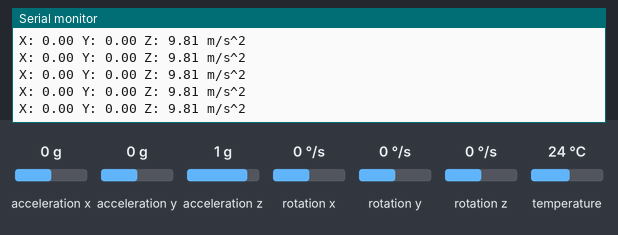
A sketch run on a simulated Arduino Uno, built with avr-gcc and run on an emulated ATmega328P. On the bench: the last lines printed to the serial monitor. The inputs (shaded band) are chosen by the test bench; at power-on: acceleration x 0 g, acceleration y 0 g, acceleration z 1 g, rotation x 0 °/s, rotation y 0 °/s, rotation z 0 °/s, temperature 24 °C.

Above: at 1.2 s.
1.3 s: acceleration x set to -1.4 g
At 1.59 s:
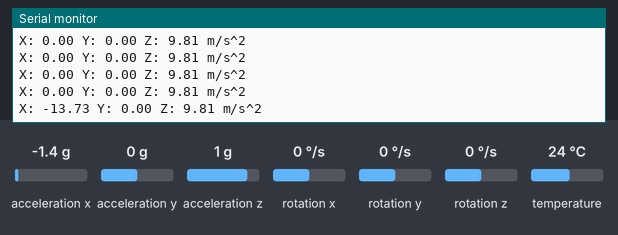
2.8 s: acceleration y set to -1.4 g
At 2.81 s:
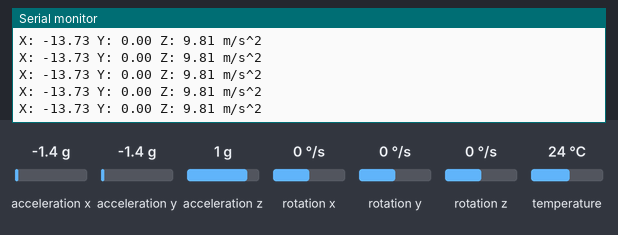
4.3 s: acceleration z set to -1.4 g
At 4.44 s:
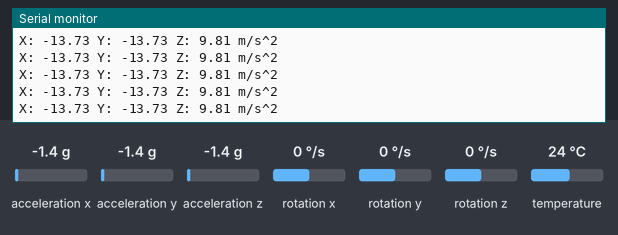

Measured:
- after the input at 1.3 s, the serial monitor: prints a new line after 0.13 s (image 1)

The sketch:

acc_test1.ino
```cpp
#include <Adafruit_MPU6050.h>
#include <Adafruit_Sensor.h>
#include <Wire.h>

Adafruit_MPU6050 mpu;

void setup() {
  Serial.begin(115200);

  // Initialize I2C on default pins (SDA=21, SCL=22)
  if (!mpu.begin()) {
    Serial.println("Could not find MPU6050 chip. Check wiring!");
    while (1) { delay(10); }
  }

  Serial.println("MPU6050 Found and Initialized");

  // Set basic detection ranges
  mpu.setAccelerometerRange(MPU6050_RANGE_2_G);
  mpu.setGyroRange(MPU6050_RANGE_250_DEG);
  mpu.setFilterBandwidth(MPU6050_BAND_21_HZ);
}

void loop() {
  sensors_event_t a, g, temp;
  mpu.getEvent(&a, &g, &temp);

  // Print Acceleration values
  Serial.print("X: "); Serial.print(a.acceleration.x);
  Serial.print(" Y: "); Serial.print(a.acceleration.y);
  Serial.print(" Z: "); Serial.print(a.acceleration.z);
  Serial.println(" m/s^2");

  delay(200);
}
```
